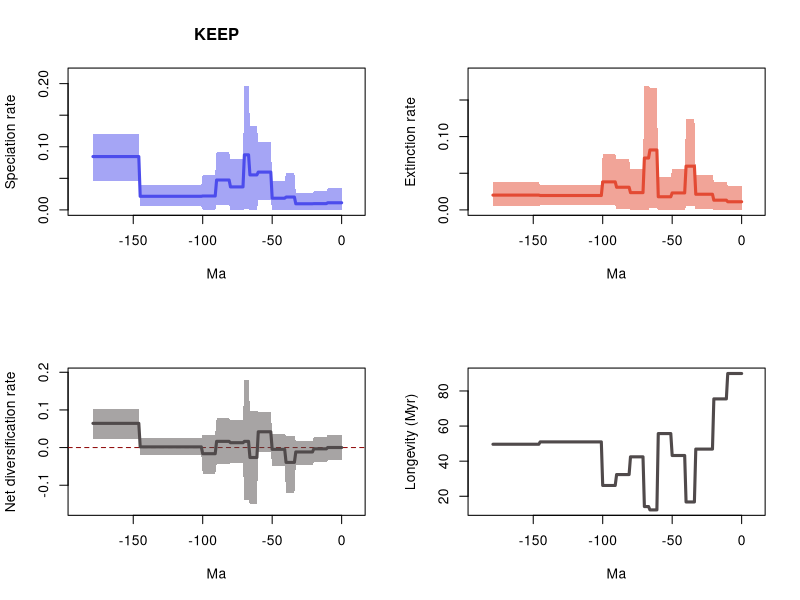

Write the R code that produced this figure.
# 16 files combined:
# 	../Genus/pyrate_mcmc_logs/Data_Occurences_gen_11_G_KEEP_BDS_marginal_rates.log
# 	../Genus/pyrate_mcmc_logs/Data_Occurences_gen_12_G_KEEP_BDS_marginal_rates.log
# 	../Genus/pyrate_mcmc_logs/Data_Occurences_gen_13_G_KEEP_BDS_marginal_rates.log
# 	../Genus/pyrate_mcmc_logs/Data_Occurences_gen_14_G_KEEP_BDS_marginal_rates.log
# 	../Genus/pyrate_mcmc_logs/Data_Occurences_gen_16_G_KEEP_BDS_marginal_rates.log
# 	../Genus/pyrate_mcmc_logs/Data_Occurences_gen_17_G_KEEP_marginal_rates.log
# 	../Genus/pyrate_mcmc_logs/Data_Occurences_gen_18_G_KEEP_BDS_marginal_rates.log
# 	../Genus/pyrate_mcmc_logs/Data_Occurences_gen_19_G_KEEP_BDS_marginal_rates.log
# 	../Genus/pyrate_mcmc_logs/Data_Occurences_gen_1_G_KEEP_BDS_marginal_rates.log
# 	../Genus/pyrate_mcmc_logs/Data_Occurences_gen_20_G_KEEP_BDS_marginal_rates.log
# 	../Genus/pyrate_mcmc_logs/Data_Occurences_gen_2_G_KEEP_BDS_marginal_rates.log
# 	../Genus/pyrate_mcmc_logs/Data_Occurences_gen_3_G_KEEP_BDS_marginal_rates.log
# 	../Genus/pyrate_mcmc_logs/Data_Occurences_gen_4_G_KEEP_BDS_marginal_rates.log
# 	../Genus/pyrate_mcmc_logs/Data_Occurences_gen_6_G_KEEP_BDS_marginal_rates.log
# 	../Genus/pyrate_mcmc_logs/Data_Occurences_gen_7_G_KEEP_BDS_marginal_rates.log
# 	../Genus/pyrate_mcmc_logs/Data_Occurences_gen_8_G_KEEP_BDS_marginal_rates.log

# 95% HPDs calculated using code from Biopy (https://www.cs.auckland.ac.nz/~yhel002/biopy/)

pdf(file='../Genus/pyrate_mcmc_logs/Data_Occurences_gen_11_G_KEEP_BDS_marginal_rates_RTT.pdf',width=10.8, height=8.4)
par(mfrow=c(2,2))
library(scales)
L_hpd_m95=c(1.369054633e-06, 1.369054633e-06,1.369054633e-06,1.369054633e-06,1.369054633e-06,1.369054633e-06,1.369054633e-06,1.369054633e-06,1.369054633e-06,1.369054633e-06,1.369054633e-06,2.11101639e-07,2.11101639e-07,2.11101639e-07,2.11101639e-07,2.11101639e-07,2.11101639e-07,2.11101639e-07,2.11101639e-07,2.11101639e-07,2.11101639e-07,4.36735492e-07,4.36735492e-07,4.36735492e-07,4.36735492e-07,4.36735492e-07,4.36735492e-07,4.36735492e-07,4.36735492e-07,4.36735492e-07,4.36735492e-07,4.36735492e-07,4.36735492e-07,4.36735492e-07,6.15129077e-07,6.15129077e-07,6.15129077e-07,6.15129077e-07,6.15129077e-07,6.15129077e-07,6.15129077e-07,8.15766641e-07,8.15766641e-07,8.15766641e-07,8.15766641e-07,8.15766641e-07,8.15766641e-07,8.15766641e-07,8.15766641e-07,8.15766641e-07,8.15766641e-07,0.014983843944896,0.014983843944896,0.014983843944896,0.014983843944896,0.014983843944896,0.014983843944896,0.014983843944896,0.014983843944896,0.014983843944896,0.014983843944896,8.046767159e-05,8.046767159e-05,8.046767159e-05,8.046767159e-05,8.046767159e-05,8.046767159e-05,0.000649234348414,0.000649234348414,0.000649234348414,0.000649234348414,1.2632668481e-05,1.2632668481e-05,1.2632668481e-05,1.2632668481e-05,1.2632668481e-05,1.2632668481e-05,1.2632668481e-05,1.2632668481e-05,1.2632668481e-05,1.2632668481e-05,0.007781640131463,0.007781640131463,0.007781640131463,0.007781640131463,0.007781640131463,0.007781640131463,0.007781640131463,0.007781640131463,0.007781640131463,0.007781640131463,2.945022644e-06,2.945022644e-06,2.945022644e-06,2.945022644e-06,2.945022644e-06,2.945022644e-06,2.945022644e-06,2.945022644e-06,2.945022644e-06,2.945022644e-06,0.006069218096361,0.006069218096361,0.006069218096361,0.006069218096361,0.006069218096361,0.006069218096361,0.006069218096361,0.006069218096361,0.006069218096361,0.006069218096361,0.006069218096361,0.006069218096361,0.006069218096361,0.006069218096361,0.006069218096361,0.006069218096361,0.006069218096361,0.006069218096361,0.006069218096361,0.006069218096361,0.006069218096361,0.006069218096361,0.006069218096361,0.006069218096361,0.006069218096361,0.006069218096361,0.006069218096361,0.006069218096361,0.006069218096361,0.006069218096361,0.006069218096361,0.006069218096361,0.006069218096361,0.006069218096361,0.006069218096361,0.006069218096361,0.006069218096361,0.006069218096361,0.006069218096361,0.006069218096361,0.006069218096361,0.006069218096361,0.006069218096361,0.006069218096361,0.006069218096361,0.045931036128653,0.045931036128653,0.045931036128653,0.045931036128653,0.045931036128653,0.045931036128653,0.045931036128653,0.045931036128653,0.045931036128653,0.045931036128653,0.045931036128653,0.045931036128653,0.045931036128653,0.045931036128653,0.045931036128653,0.045931036128653,0.045931036128653,0.045931036128653,0.045931036128653,0.045931036128653,0.045931036128653,0.045931036128653,0.045931036128653,0.045931036128653,0.045931036128653,0.045931036128653,0.045931036128653,0.045931036128653,0.045931036128653,0.045931036128653,0.045931036128653,0.045931036128653,0.045931036128653,0.045931036128653)
L_hpd_M95=c(0.034014588707248, 0.034014588707248,0.034014588707248,0.034014588707248,0.034014588707248,0.034014588707248,0.034014588707248,0.034014588707248,0.034014588707248,0.034014588707248,0.034014588707248,0.029659181938163,0.029659181938163,0.029659181938163,0.029659181938163,0.029659181938163,0.029659181938163,0.029659181938163,0.029659181938163,0.029659181938163,0.029659181938163,0.026374498409833,0.026374498409833,0.026374498409833,0.026374498409833,0.026374498409833,0.026374498409833,0.026374498409833,0.026374498409833,0.026374498409833,0.026374498409833,0.026374498409833,0.026374498409833,0.026374498409833,0.058402715375624,0.058402715375624,0.058402715375624,0.058402715375624,0.058402715375624,0.058402715375624,0.058402715375624,0.045607182294291,0.045607182294291,0.045607182294291,0.045607182294291,0.045607182294291,0.045607182294291,0.045607182294291,0.045607182294291,0.045607182294291,0.045607182294291,0.107310595588417,0.107310595588417,0.107310595588417,0.107310595588417,0.107310595588417,0.107310595588417,0.107310595588417,0.107310595588417,0.107310595588417,0.107310595588417,0.132640362308159,0.132640362308159,0.132640362308159,0.132640362308159,0.132640362308159,0.132640362308159,0.196387520453442,0.196387520453442,0.196387520453442,0.196387520453442,0.079992566595956,0.079992566595956,0.079992566595956,0.079992566595956,0.079992566595956,0.079992566595956,0.079992566595956,0.079992566595956,0.079992566595956,0.079992566595956,0.092147181187087,0.092147181187087,0.092147181187087,0.092147181187087,0.092147181187087,0.092147181187087,0.092147181187087,0.092147181187087,0.092147181187087,0.092147181187087,0.055541868050138,0.055541868050138,0.055541868050138,0.055541868050138,0.055541868050138,0.055541868050138,0.055541868050138,0.055541868050138,0.055541868050138,0.055541868050138,0.039090181729585,0.039090181729585,0.039090181729585,0.039090181729585,0.039090181729585,0.039090181729585,0.039090181729585,0.039090181729585,0.039090181729585,0.039090181729585,0.039090181729585,0.039090181729585,0.039090181729585,0.039090181729585,0.039090181729585,0.039090181729585,0.039090181729585,0.039090181729585,0.039090181729585,0.039090181729585,0.039090181729585,0.039090181729585,0.039090181729585,0.039090181729585,0.039090181729585,0.039090181729585,0.039090181729585,0.039090181729585,0.039090181729585,0.039090181729585,0.039090181729585,0.039090181729585,0.039090181729585,0.039090181729585,0.039090181729585,0.039090181729585,0.039090181729585,0.039090181729585,0.039090181729585,0.039090181729585,0.039090181729585,0.039090181729585,0.039090181729585,0.039090181729585,0.039090181729585,0.120983013595476,0.120983013595476,0.120983013595476,0.120983013595476,0.120983013595476,0.120983013595476,0.120983013595476,0.120983013595476,0.120983013595476,0.120983013595476,0.120983013595476,0.120983013595476,0.120983013595476,0.120983013595476,0.120983013595476,0.120983013595476,0.120983013595476,0.120983013595476,0.120983013595476,0.120983013595476,0.120983013595476,0.120983013595476,0.120983013595476,0.120983013595476,0.120983013595476,0.120983013595476,0.120983013595476,0.120983013595476,0.120983013595476,0.120983013595476,0.120983013595476,0.120983013595476,0.120983013595476,0.120983013595476)
M_hpd_m95=c(1.67282641e-07, 1.67282641e-07,1.67282641e-07,1.67282641e-07,1.67282641e-07,1.67282641e-07,1.67282641e-07,1.67282641e-07,1.67282641e-07,1.67282641e-07,1.67282641e-07,1.55249972e-07,1.55249972e-07,1.55249972e-07,1.55249972e-07,1.55249972e-07,1.55249972e-07,1.55249972e-07,1.55249972e-07,1.55249972e-07,1.55249972e-07,0.000955487359853,0.000955487359853,0.000955487359853,0.000955487359853,0.000955487359853,0.000955487359853,0.000955487359853,0.000955487359853,0.000955487359853,0.000955487359853,0.000955487359853,0.000955487359853,0.000955487359853,0.00517618856991,0.00517618856991,0.00517618856991,0.00517618856991,0.00517618856991,0.00517618856991,0.00517618856991,2.371646651e-06,2.371646651e-06,2.371646651e-06,2.371646651e-06,2.371646651e-06,2.371646651e-06,2.371646651e-06,2.371646651e-06,2.371646651e-06,2.371646651e-06,6.02797068e-06,6.02797068e-06,6.02797068e-06,6.02797068e-06,6.02797068e-06,6.02797068e-06,6.02797068e-06,6.02797068e-06,6.02797068e-06,6.02797068e-06,0.002826458279699,0.002826458279699,0.002826458279699,0.002826458279699,0.002826458279699,0.002826458279699,2.0450296154e-05,2.0450296154e-05,2.0450296154e-05,2.0450296154e-05,1.632072443e-06,1.632072443e-06,1.632072443e-06,1.632072443e-06,1.632072443e-06,1.632072443e-06,1.632072443e-06,1.632072443e-06,1.632072443e-06,1.632072443e-06,0.00098318307039,0.00098318307039,0.00098318307039,0.00098318307039,0.00098318307039,0.00098318307039,0.00098318307039,0.00098318307039,0.00098318307039,0.00098318307039,0.00670474367567,0.00670474367567,0.00670474367567,0.00670474367567,0.00670474367567,0.00670474367567,0.00670474367567,0.00670474367567,0.00670474367567,0.00670474367567,0.006825512867659,0.006825512867659,0.006825512867659,0.006825512867659,0.006825512867659,0.006825512867659,0.006825512867659,0.006825512867659,0.006825512867659,0.006825512867659,0.006825512867659,0.006825512867659,0.006825512867659,0.006825512867659,0.006825512867659,0.006825512867659,0.006825512867659,0.006825512867659,0.006825512867659,0.006825512867659,0.006825512867659,0.006825512867659,0.006825512867659,0.006825512867659,0.006825512867659,0.006825512867659,0.006825512867659,0.006825512867659,0.006825512867659,0.006825512867659,0.006825512867659,0.006825512867659,0.006825512867659,0.006825512867659,0.006825512867659,0.006825512867659,0.006825512867659,0.006825512867659,0.006825512867659,0.006825512867659,0.006825512867659,0.006825512867659,0.006825512867659,0.006825512867659,0.006825512867659,0.004793025319886,0.004793025319886,0.004793025319886,0.004793025319886,0.004793025319886,0.004793025319886,0.004793025319886,0.004793025319886,0.004793025319886,0.004793025319886,0.004793025319886,0.004793025319886,0.004793025319886,0.004793025319886,0.004793025319886,0.004793025319886,0.004793025319886,0.004793025319886,0.004793025319886,0.004793025319886,0.004793025319886,0.004793025319886,0.004793025319886,0.004793025319886,0.004793025319886,0.004793025319886,0.004793025319886,0.004793025319886,0.004793025319886,0.004793025319886,0.004793025319886,0.004793025319886,0.004793025319886,0.004793025319886)
M_hpd_M95=c(0.033166944329609, 0.033166944329609,0.033166944329609,0.033166944329609,0.033166944329609,0.033166944329609,0.033166944329609,0.033166944329609,0.033166944329609,0.033166944329609,0.033166944329609,0.038259470320703,0.038259470320703,0.038259470320703,0.038259470320703,0.038259470320703,0.038259470320703,0.038259470320703,0.038259470320703,0.038259470320703,0.038259470320703,0.047232473515361,0.047232473515361,0.047232473515361,0.047232473515361,0.047232473515361,0.047232473515361,0.047232473515361,0.047232473515361,0.047232473515361,0.047232473515361,0.047232473515361,0.047232473515361,0.047232473515361,0.124397889967429,0.124397889967429,0.124397889967429,0.124397889967429,0.124397889967429,0.124397889967429,0.124397889967429,0.055779840492356,0.055779840492356,0.055779840492356,0.055779840492356,0.055779840492356,0.055779840492356,0.055779840492356,0.055779840492356,0.055779840492356,0.055779840492356,0.044365208950644,0.044365208950644,0.044365208950644,0.044365208950644,0.044365208950644,0.044365208950644,0.044365208950644,0.044365208950644,0.044365208950644,0.044365208950644,0.166574835601662,0.166574835601662,0.166574835601662,0.166574835601662,0.166574835601662,0.166574835601662,0.169198953599075,0.169198953599075,0.169198953599075,0.169198953599075,0.055933815338743,0.055933815338743,0.055933815338743,0.055933815338743,0.055933815338743,0.055933815338743,0.055933815338743,0.055933815338743,0.055933815338743,0.055933815338743,0.069280133707278,0.069280133707278,0.069280133707278,0.069280133707278,0.069280133707278,0.069280133707278,0.069280133707278,0.069280133707278,0.069280133707278,0.069280133707278,0.07667710432736,0.07667710432736,0.07667710432736,0.07667710432736,0.07667710432736,0.07667710432736,0.07667710432736,0.07667710432736,0.07667710432736,0.07667710432736,0.033796020914914,0.033796020914914,0.033796020914914,0.033796020914914,0.033796020914914,0.033796020914914,0.033796020914914,0.033796020914914,0.033796020914914,0.033796020914914,0.033796020914914,0.033796020914914,0.033796020914914,0.033796020914914,0.033796020914914,0.033796020914914,0.033796020914914,0.033796020914914,0.033796020914914,0.033796020914914,0.033796020914914,0.033796020914914,0.033796020914914,0.033796020914914,0.033796020914914,0.033796020914914,0.033796020914914,0.033796020914914,0.033796020914914,0.033796020914914,0.033796020914914,0.033796020914914,0.033796020914914,0.033796020914914,0.033796020914914,0.033796020914914,0.033796020914914,0.033796020914914,0.033796020914914,0.033796020914914,0.033796020914914,0.033796020914914,0.033796020914914,0.033796020914914,0.033796020914914,0.037391015783761,0.037391015783761,0.037391015783761,0.037391015783761,0.037391015783761,0.037391015783761,0.037391015783761,0.037391015783761,0.037391015783761,0.037391015783761,0.037391015783761,0.037391015783761,0.037391015783761,0.037391015783761,0.037391015783761,0.037391015783761,0.037391015783761,0.037391015783761,0.037391015783761,0.037391015783761,0.037391015783761,0.037391015783761,0.037391015783761,0.037391015783761,0.037391015783761,0.037391015783761,0.037391015783761,0.037391015783761,0.037391015783761,0.037391015783761,0.037391015783761,0.037391015783761,0.037391015783761,0.037391015783761)
R_hpd_m95=c(-0.033462402103537, -0.033462402103537,-0.033462402103537,-0.033462402103537,-0.033462402103537,-0.033462402103537,-0.033462402103537,-0.033462402103537,-0.033462402103537,-0.033462402103537,-0.033462402103537,-0.038633382424927,-0.038633382424927,-0.038633382424927,-0.038633382424927,-0.038633382424927,-0.038633382424927,-0.038633382424927,-0.038633382424927,-0.038633382424927,-0.038633382424927,-0.045227657262545,-0.045227657262545,-0.045227657262545,-0.045227657262545,-0.045227657262545,-0.045227657262545,-0.045227657262545,-0.045227657262545,-0.045227657262545,-0.045227657262545,-0.045227657262545,-0.045227657262545,-0.045227657262545,-0.120004791143636,-0.120004791143636,-0.120004791143636,-0.120004791143636,-0.120004791143636,-0.120004791143636,-0.120004791143636,-0.049933653662423,-0.049933653662423,-0.049933653662423,-0.049933653662423,-0.049933653662423,-0.049933653662423,-0.049933653662423,-0.049933653662423,-0.049933653662423,-0.049933653662423,-0.011254138501753,-0.011254138501753,-0.011254138501753,-0.011254138501753,-0.011254138501753,-0.011254138501753,-0.011254138501753,-0.011254138501753,-0.011254138501753,-0.011254138501753,-0.150430882469918,-0.150430882469918,-0.150430882469918,-0.150430882469918,-0.150430882469918,-0.150430882469918,-0.139222523294853,-0.139222523294853,-0.139222523294853,-0.139222523294853,-0.040965006202298,-0.040965006202298,-0.040965006202298,-0.040965006202298,-0.040965006202298,-0.040965006202298,-0.040965006202298,-0.040965006202298,-0.040965006202298,-0.040965006202298,-0.044646984221583,-0.044646984221583,-0.044646984221583,-0.044646984221583,-0.044646984221583,-0.044646984221583,-0.044646984221583,-0.044646984221583,-0.044646984221583,-0.044646984221583,-0.069568323555477,-0.069568323555477,-0.069568323555477,-0.069568323555477,-0.069568323555477,-0.069568323555477,-0.069568323555477,-0.069568323555477,-0.069568323555477,-0.069568323555477,-0.018554049004293,-0.018554049004293,-0.018554049004293,-0.018554049004293,-0.018554049004293,-0.018554049004293,-0.018554049004293,-0.018554049004293,-0.018554049004293,-0.018554049004293,-0.018554049004293,-0.018554049004293,-0.018554049004293,-0.018554049004293,-0.018554049004293,-0.018554049004293,-0.018554049004293,-0.018554049004293,-0.018554049004293,-0.018554049004293,-0.018554049004293,-0.018554049004293,-0.018554049004293,-0.018554049004293,-0.018554049004293,-0.018554049004293,-0.018554049004293,-0.018554049004293,-0.018554049004293,-0.018554049004293,-0.018554049004293,-0.018554049004293,-0.018554049004293,-0.018554049004293,-0.018554049004293,-0.018554049004293,-0.018554049004293,-0.018554049004293,-0.018554049004293,-0.018554049004293,-0.018554049004293,-0.018554049004293,-0.018554049004293,-0.018554049004293,-0.018554049004293,0.021684056164202,0.021684056164202,0.021684056164202,0.021684056164202,0.021684056164202,0.021684056164202,0.021684056164202,0.021684056164202,0.021684056164202,0.021684056164202,0.021684056164202,0.021684056164202,0.021684056164202,0.021684056164202,0.021684056164202,0.021684056164202,0.021684056164202,0.021684056164202,0.021684056164202,0.021684056164202,0.021684056164202,0.021684056164202,0.021684056164202,0.021684056164202,0.021684056164202,0.021684056164202,0.021684056164202,0.021684056164202,0.021684056164202,0.021684056164202,0.021684056164202,0.021684056164202,0.021684056164202,0.021684056164202)
R_hpd_M95=c(0.033783491033055, 0.033783491033055,0.033783491033055,0.033783491033055,0.033783491033055,0.033783491033055,0.033783491033055,0.033783491033055,0.033783491033055,0.033783491033055,0.033783491033055,0.028516540252424,0.028516540252424,0.028516540252424,0.028516540252424,0.028516540252424,0.028516540252424,0.028516540252424,0.028516540252424,0.028516540252424,0.028516540252424,0.018498419147525,0.018498419147525,0.018498419147525,0.018498419147525,0.018498419147525,0.018498419147525,0.018498419147525,0.018498419147525,0.018498419147525,0.018498419147525,0.018498419147525,0.018498419147525,0.018498419147525,0.031859443739587,0.031859443739587,0.031859443739587,0.031859443739587,0.031859443739587,0.031859443739587,0.031859443739587,0.036228835506784,0.036228835506784,0.036228835506784,0.036228835506784,0.036228835506784,0.036228835506784,0.036228835506784,0.036228835506784,0.036228835506784,0.036228835506784,0.094421421451784,0.094421421451784,0.094421421451784,0.094421421451784,0.094421421451784,0.094421421451784,0.094421421451784,0.094421421451784,0.094421421451784,0.094421421451784,0.096983230711891,0.096983230711891,0.096983230711891,0.096983230711891,0.096983230711891,0.096983230711891,0.178810132511409,0.178810132511409,0.178810132511409,0.178810132511409,0.072532253605737,0.072532253605737,0.072532253605737,0.072532253605737,0.072532253605737,0.072532253605737,0.072532253605737,0.072532253605737,0.072532253605737,0.072532253605737,0.07750282191404,0.07750282191404,0.07750282191404,0.07750282191404,0.07750282191404,0.07750282191404,0.07750282191404,0.07750282191404,0.07750282191404,0.07750282191404,0.033610314384572,0.033610314384572,0.033610314384572,0.033610314384572,0.033610314384572,0.033610314384572,0.033610314384572,0.033610314384572,0.033610314384572,0.033610314384572,0.024541060162124,0.024541060162124,0.024541060162124,0.024541060162124,0.024541060162124,0.024541060162124,0.024541060162124,0.024541060162124,0.024541060162124,0.024541060162124,0.024541060162124,0.024541060162124,0.024541060162124,0.024541060162124,0.024541060162124,0.024541060162124,0.024541060162124,0.024541060162124,0.024541060162124,0.024541060162124,0.024541060162124,0.024541060162124,0.024541060162124,0.024541060162124,0.024541060162124,0.024541060162124,0.024541060162124,0.024541060162124,0.024541060162124,0.024541060162124,0.024541060162124,0.024541060162124,0.024541060162124,0.024541060162124,0.024541060162124,0.024541060162124,0.024541060162124,0.024541060162124,0.024541060162124,0.024541060162124,0.024541060162124,0.024541060162124,0.024541060162124,0.024541060162124,0.024541060162124,0.101727027419175,0.101727027419175,0.101727027419175,0.101727027419175,0.101727027419175,0.101727027419175,0.101727027419175,0.101727027419175,0.101727027419175,0.101727027419175,0.101727027419175,0.101727027419175,0.101727027419175,0.101727027419175,0.101727027419175,0.101727027419175,0.101727027419175,0.101727027419175,0.101727027419175,0.101727027419175,0.101727027419175,0.101727027419175,0.101727027419175,0.101727027419175,0.101727027419175,0.101727027419175,0.101727027419175,0.101727027419175,0.101727027419175,0.101727027419175,0.101727027419175,0.101727027419175,0.101727027419175,0.101727027419175)
L_mean=c(0.011282893705586, 0.011282893705586,0.011282893705586,0.011282893705586,0.011282893705586,0.011282893705586,0.011282893705586,0.011282893705586,0.011282893705586,0.011282893705586,0.011282893705586,0.00990813962063,0.00990813962063,0.00990813962063,0.00990813962063,0.00990813962063,0.00990813962063,0.00990813962063,0.00990813962063,0.00990813962063,0.00990813962063,0.009709148993219,0.009709148993219,0.009709148993219,0.009709148993219,0.009709148993219,0.009709148993219,0.009709148993219,0.009709148993219,0.009709148993219,0.009709148993219,0.009709148993219,0.009709148993219,0.009709148993219,0.020330456801476,0.020330456801476,0.020330456801476,0.020330456801476,0.020330456801476,0.020330456801476,0.020330456801476,0.018465233085633,0.018465233085633,0.018465233085633,0.018465233085633,0.018465233085633,0.018465233085633,0.018465233085633,0.018465233085633,0.018465233085633,0.018465233085633,0.059899343109862,0.059899343109862,0.059899343109862,0.059899343109862,0.059899343109862,0.059899343109862,0.059899343109862,0.059899343109862,0.059899343109862,0.059899343109862,0.055425275055069,0.055425275055069,0.055425275055069,0.055425275055069,0.055425275055069,0.055425275055069,0.087196394890864,0.087196394890864,0.087196394890864,0.087196394890864,0.036432176523836,0.036432176523836,0.036432176523836,0.036432176523836,0.036432176523836,0.036432176523836,0.036432176523836,0.036432176523836,0.036432176523836,0.036432176523836,0.047339709567284,0.047339709567284,0.047339709567284,0.047339709567284,0.047339709567284,0.047339709567284,0.047339709567284,0.047339709567284,0.047339709567284,0.047339709567284,0.022000494563442,0.022000494563442,0.022000494563442,0.022000494563442,0.022000494563442,0.022000494563442,0.022000494563442,0.022000494563442,0.022000494563442,0.022000494563442,0.021499085555752,0.021499085555752,0.021499085555752,0.021499085555752,0.021499085555752,0.021499085555752,0.021499085555752,0.021499085555752,0.021499085555752,0.021499085555752,0.021499085555752,0.021499085555752,0.021499085555752,0.021499085555752,0.021499085555752,0.021499085555752,0.021499085555752,0.021499085555752,0.021499085555752,0.021499085555752,0.021499085555752,0.021499085555752,0.021499085555752,0.021499085555752,0.021499085555752,0.021499085555752,0.021499085555752,0.021499085555752,0.021499085555752,0.021499085555752,0.021499085555752,0.021499085555752,0.021499085555752,0.021499085555752,0.021499085555752,0.021499085555752,0.021499085555752,0.021499085555752,0.021499085555752,0.021499085555752,0.021499085555752,0.021499085555752,0.021499085555752,0.021499085555752,0.021499085555752,0.084468575513222,0.084468575513222,0.084468575513222,0.084468575513222,0.084468575513222,0.084468575513222,0.084468575513222,0.084468575513222,0.084468575513222,0.084468575513222,0.084468575513222,0.084468575513222,0.084468575513222,0.084468575513222,0.084468575513222,0.084468575513222,0.084468575513222,0.084468575513222,0.084468575513222,0.084468575513222,0.084468575513222,0.084468575513222,0.084468575513222,0.084468575513222,0.084468575513222,0.084468575513222,0.084468575513222,0.084468575513222,0.084468575513222,0.084468575513222,0.084468575513222,0.084468575513222,0.084468575513222,0.084468575513222)
M_mean=c(0.011116961915809, 0.011116961915809,0.011116961915809,0.011116961915809,0.011116961915809,0.011116961915809,0.011116961915809,0.011116961915809,0.011116961915809,0.011116961915809,0.011116961915809,0.013246069346244,0.013246069346244,0.013246069346244,0.013246069346244,0.013246069346244,0.013246069346244,0.013246069346244,0.013246069346244,0.013246069346244,0.013246069346244,0.021327276180994,0.021327276180994,0.021327276180994,0.021327276180994,0.021327276180994,0.021327276180994,0.021327276180994,0.021327276180994,0.021327276180994,0.021327276180994,0.021327276180994,0.021327276180994,0.021327276180994,0.059697840629759,0.059697840629759,0.059697840629759,0.059697840629759,0.059697840629759,0.059697840629759,0.059697840629759,0.023136274248347,0.023136274248347,0.023136274248347,0.023136274248347,0.023136274248347,0.023136274248347,0.023136274248347,0.023136274248347,0.023136274248347,0.023136274248347,0.017944875429716,0.017944875429716,0.017944875429716,0.017944875429716,0.017944875429716,0.017944875429716,0.017944875429716,0.017944875429716,0.017944875429716,0.017944875429716,0.081770605493884,0.081770605493884,0.081770605493884,0.081770605493884,0.081770605493884,0.081770605493884,0.070741963116113,0.070741963116113,0.070741963116113,0.070741963116113,0.023551254102332,0.023551254102332,0.023551254102332,0.023551254102332,0.023551254102332,0.023551254102332,0.023551254102332,0.023551254102332,0.023551254102332,0.023551254102332,0.03088768710481,0.03088768710481,0.03088768710481,0.03088768710481,0.03088768710481,0.03088768710481,0.03088768710481,0.03088768710481,0.03088768710481,0.03088768710481,0.038246837009612,0.038246837009612,0.038246837009612,0.038246837009612,0.038246837009612,0.038246837009612,0.038246837009612,0.038246837009612,0.038246837009612,0.038246837009612,0.019612246794899,0.019612246794899,0.019612246794899,0.019612246794899,0.019612246794899,0.019612246794899,0.019612246794899,0.019612246794899,0.019612246794899,0.019612246794899,0.019612246794899,0.019612246794899,0.019612246794899,0.019612246794899,0.019612246794899,0.019612246794899,0.019612246794899,0.019612246794899,0.019612246794899,0.019612246794899,0.019612246794899,0.019612246794899,0.019612246794899,0.019612246794899,0.019612246794899,0.019612246794899,0.019612246794899,0.019612246794899,0.019612246794899,0.019612246794899,0.019612246794899,0.019612246794899,0.019612246794899,0.019612246794899,0.019612246794899,0.019612246794899,0.019612246794899,0.019612246794899,0.019612246794899,0.019612246794899,0.019612246794899,0.019612246794899,0.019612246794899,0.019612246794899,0.019612246794899,0.020148586457199,0.020148586457199,0.020148586457199,0.020148586457199,0.020148586457199,0.020148586457199,0.020148586457199,0.020148586457199,0.020148586457199,0.020148586457199,0.020148586457199,0.020148586457199,0.020148586457199,0.020148586457199,0.020148586457199,0.020148586457199,0.020148586457199,0.020148586457199,0.020148586457199,0.020148586457199,0.020148586457199,0.020148586457199,0.020148586457199,0.020148586457199,0.020148586457199,0.020148586457199,0.020148586457199,0.020148586457199,0.020148586457199,0.020148586457199,0.020148586457199,0.020148586457199,0.020148586457199,0.020148586457199)
R_mean=c(0.000165931789776, 0.000165931789776,0.000165931789776,0.000165931789776,0.000165931789776,0.000165931789776,0.000165931789776,0.000165931789776,0.000165931789776,0.000165931789776,0.000165931789776,-0.003337929725614,-0.003337929725614,-0.003337929725614,-0.003337929725614,-0.003337929725614,-0.003337929725614,-0.003337929725614,-0.003337929725614,-0.003337929725614,-0.003337929725614,-0.011618127187774,-0.011618127187774,-0.011618127187774,-0.011618127187774,-0.011618127187774,-0.011618127187774,-0.011618127187774,-0.011618127187774,-0.011618127187774,-0.011618127187774,-0.011618127187774,-0.011618127187774,-0.011618127187774,-0.039367383828283,-0.039367383828283,-0.039367383828283,-0.039367383828283,-0.039367383828283,-0.039367383828283,-0.039367383828283,-0.004671041162715,-0.004671041162715,-0.004671041162715,-0.004671041162715,-0.004671041162715,-0.004671041162715,-0.004671041162715,-0.004671041162715,-0.004671041162715,-0.004671041162715,0.041954467680146,0.041954467680146,0.041954467680146,0.041954467680146,0.041954467680146,0.041954467680146,0.041954467680146,0.041954467680146,0.041954467680146,0.041954467680146,-0.026345330438816,-0.026345330438816,-0.026345330438816,-0.026345330438816,-0.026345330438816,-0.026345330438816,0.016454431774752,0.016454431774752,0.016454431774752,0.016454431774752,0.012880922421504,0.012880922421504,0.012880922421504,0.012880922421504,0.012880922421504,0.012880922421504,0.012880922421504,0.012880922421504,0.012880922421504,0.012880922421504,0.016452022462474,0.016452022462474,0.016452022462474,0.016452022462474,0.016452022462474,0.016452022462474,0.016452022462474,0.016452022462474,0.016452022462474,0.016452022462474,-0.01624634244617,-0.01624634244617,-0.01624634244617,-0.01624634244617,-0.01624634244617,-0.01624634244617,-0.01624634244617,-0.01624634244617,-0.01624634244617,-0.01624634244617,0.001886838760854,0.001886838760854,0.001886838760854,0.001886838760854,0.001886838760854,0.001886838760854,0.001886838760854,0.001886838760854,0.001886838760854,0.001886838760854,0.001886838760854,0.001886838760854,0.001886838760854,0.001886838760854,0.001886838760854,0.001886838760854,0.001886838760854,0.001886838760854,0.001886838760854,0.001886838760854,0.001886838760854,0.001886838760854,0.001886838760854,0.001886838760854,0.001886838760854,0.001886838760854,0.001886838760854,0.001886838760854,0.001886838760854,0.001886838760854,0.001886838760854,0.001886838760854,0.001886838760854,0.001886838760854,0.001886838760854,0.001886838760854,0.001886838760854,0.001886838760854,0.001886838760854,0.001886838760854,0.001886838760854,0.001886838760854,0.001886838760854,0.001886838760854,0.001886838760854,0.064319989056023,0.064319989056023,0.064319989056023,0.064319989056023,0.064319989056023,0.064319989056023,0.064319989056023,0.064319989056023,0.064319989056023,0.064319989056023,0.064319989056023,0.064319989056023,0.064319989056023,0.064319989056023,0.064319989056023,0.064319989056023,0.064319989056023,0.064319989056023,0.064319989056023,0.064319989056023,0.064319989056023,0.064319989056023,0.064319989056023,0.064319989056023,0.064319989056023,0.064319989056023,0.064319989056023,0.064319989056023,0.064319989056023,0.064319989056023,0.064319989056023,0.064319989056023,0.064319989056023,0.064319989056023)
trans=0.5
age=(0:(180-1))* -1
plot(age,age,type = 'n', ylim = c(0, 0.2160262724987862), xlim = c(-189.0,9.0), ylab = 'Speciation rate', xlab = 'Ma',main='KEEP' )
polygon(c(age, rev(age)), c(L_hpd_M95, rev(L_hpd_m95)), col = alpha("#4c4cec",trans), border = NA)
lines(rev(age), rev(L_mean), col = "#4c4cec", lwd=3)
plot(age,age,type = 'n', ylim = c(0, 0.1861188489589825), xlim = c(-189.0,9.0), ylab = 'Extinction rate', xlab = 'Ma' )
polygon(c(age, rev(age)), c(M_hpd_M95, rev(M_hpd_m95)), col = alpha("#e34a33",trans), border = NA)
lines(rev(age), rev(M_mean), col = "#e34a33", lwd=3)
plot(age,age,type = 'n', ylim = c(-0.16547397071690984, 0.19669114576254992), xlim = c(-189.0,9.0), ylab = 'Net diversification rate', xlab = 'Ma' )
abline(h=0,lty=2,col="darkred")
polygon(c(age, rev(age)), c(R_hpd_M95, rev(R_hpd_m95)), col = alpha("#504A4B",trans), border = NA)
lines(rev(age), rev(R_mean), col = "#504A4B", lwd=3)
plot(age,rev(1/M_mean),type = 'n', xlim = c(-189.0,9.0), ylab = 'Longevity (Myr)', xlab = 'Ma' )
lines(rev(age), rev(1/M_mean), col = "#504A4B", lwd=3)
n <- dev.off()
